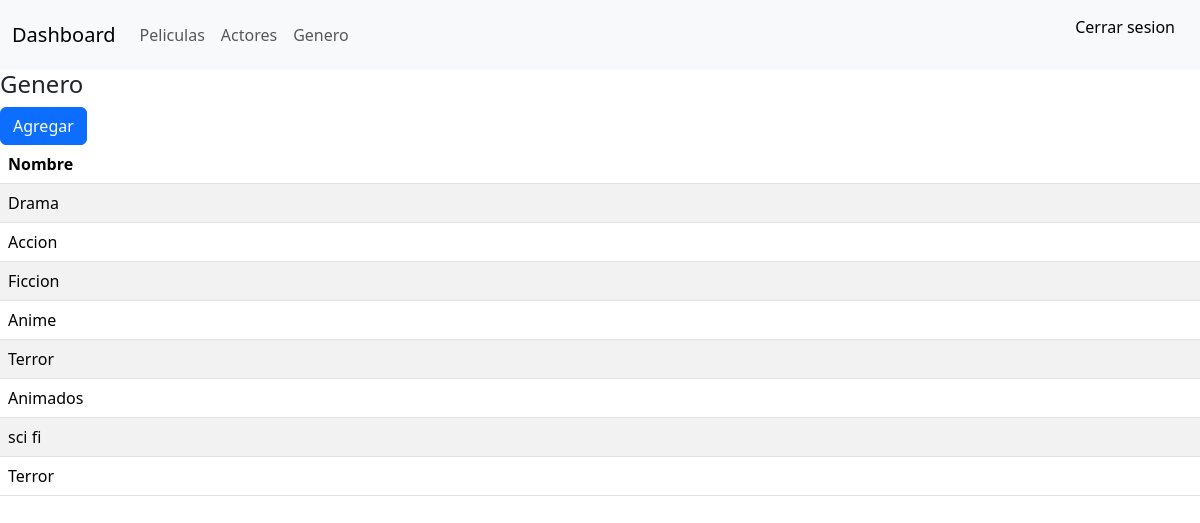
/movie/genre_list/, run on the app's committed database.
### movie/models.py (models this page shows, shortened)
class Genre(models.Model):
    name = models.CharField(max_length=100)

### movie/views/view_genre.py (the view)
# urls.py: path("genre_list/", views.genre_list_view, name="genre_list"),
def genre_list_view(request):
    genres = Genre.objects.all()
    data = set_data("genres", genres)
    return render(request, 'movie/genre_list.html', data)

### movie/views/view_genre.py (called while the page is built)
def set_data(name, data):
    context= {
        name: data
    }
    return context

### movie/templates/movie/genre_list.html
{% include "movie/partials/styles.html" %}
{% include "movie/partials/navbar.html" %}
<h4>Genero</h4>
<a class="btn btn-primary" href="{% url 'movie:genre_form' %}">Agregar</a>
<table class="table table-striped table-responsive">
    <thead>
        <tr>
        <th scope="col">Nombre</th>
        </tr>
    </thead>
    <tbody>
        {% for genre in genres %}
        <tr>
        <td>{{ genre.name }}</td>
        </tr>
        {% endfor %}
    </tbody>
</table>

### data on the page
Genre: name "Drama"
Genre: name "Accion"
Genre: name "Ficcion"
Genre: name "Anime"
Genre: name "Terror"
Genre: name "Animados"
Genre: name "sci fi"
Genre: name "Terror"
